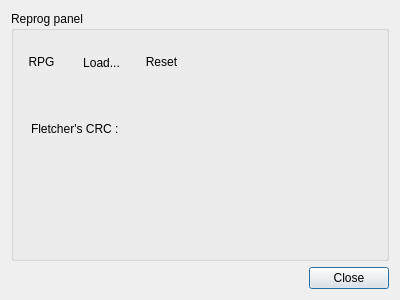
<?xml version="1.0" encoding="UTF-8"?>
<ui version="4.0">
 <class>ReprogDialog</class>
 <widget class="QDialog" name="ReprogDialog">
  <property name="geometry">
   <rect>
    <x>0</x>
    <y>0</y>
    <width>400</width>
    <height>300</height>
   </rect>
  </property>
  <property name="windowTitle">
   <string>Reprog</string>
  </property>
  <layout class="QVBoxLayout" name="verticalLayout">
   <item>
    <widget class="QGroupBox" name="groupBox">
     <property name="title">
      <string>Reprog panel</string>
     </property>
     <widget class="QToolButton" name="toolButton_reprog">
      <property name="geometry">
       <rect>
        <x>10</x>
        <y>30</y>
        <width>41</width>
        <height>41</height>
       </rect>
      </property>
      <property name="text">
       <string>RPG</string>
      </property>
      <property name="toolButtonStyle">
       <enum>Qt::ToolButtonTextUnderIcon</enum>
      </property>
      <property name="autoRaise">
       <bool>true</bool>
      </property>
     </widget>
     <widget class="QToolButton" name="toolButton_reset_2">
      <property name="geometry">
       <rect>
        <x>130</x>
        <y>30</y>
        <width>41</width>
        <height>41</height>
       </rect>
      </property>
      <property name="text">
       <string>Reset</string>
      </property>
      <property name="toolButtonStyle">
       <enum>Qt::ToolButtonTextUnderIcon</enum>
      </property>
      <property name="autoRaise">
       <bool>true</bool>
      </property>
     </widget>
     <widget class="QToolButton" name="toolButton_loadbin">
      <property name="geometry">
       <rect>
        <x>70</x>
        <y>31</y>
        <width>41</width>
        <height>41</height>
       </rect>
      </property>
      <property name="text">
       <string>Load...</string>
      </property>
      <property name="toolButtonStyle">
       <enum>Qt::ToolButtonTextUnderIcon</enum>
      </property>
      <property name="autoRaise">
       <bool>true</bool>
      </property>
     </widget>
     <widget class="QLabel" name="label">
      <property name="geometry">
       <rect>
        <x>20</x>
        <y>110</y>
        <width>111</width>
        <height>16</height>
       </rect>
      </property>
      <property name="text">
       <string>Fletcher's CRC :</string>
      </property>
     </widget>
     <widget class="QLabel" name="label_crc">
      <property name="geometry">
       <rect>
        <x>130</x>
        <y>110</y>
        <width>71</width>
        <height>16</height>
       </rect>
      </property>
      <property name="text">
       <string/>
      </property>
      <property name="textInteractionFlags">
       <set>Qt::LinksAccessibleByMouse|Qt::TextSelectableByKeyboard|Qt::TextSelectableByMouse</set>
      </property>
     </widget>
     <widget class="QLabel" name="label_error">
      <property name="geometry">
       <rect>
        <x>20</x>
        <y>150</y>
        <width>311</width>
        <height>41</height>
       </rect>
      </property>
      <property name="text">
       <string/>
      </property>
      <property name="wordWrap">
       <bool>true</bool>
      </property>
      <property name="textInteractionFlags">
       <set>Qt::LinksAccessibleByMouse|Qt::TextSelectableByKeyboard|Qt::TextSelectableByMouse</set>
      </property>
     </widget>
    </widget>
   </item>
   <item>
    <widget class="QDialogButtonBox" name="buttonBox">
     <property name="orientation">
      <enum>Qt::Horizontal</enum>
     </property>
     <property name="standardButtons">
      <set>QDialogButtonBox::Close</set>
     </property>
    </widget>
   </item>
  </layout>
 </widget>
 <resources/>
 <connections>
  <connection>
   <sender>buttonBox</sender>
   <signal>accepted()</signal>
   <receiver>ReprogDialog</receiver>
   <slot>accept()</slot>
   <hints>
    <hint type="sourcelabel">
     <x>248</x>
     <y>254</y>
    </hint>
    <hint type="destinationlabel">
     <x>157</x>
     <y>274</y>
    </hint>
   </hints>
  </connection>
  <connection>
   <sender>buttonBox</sender>
   <signal>rejected()</signal>
   <receiver>ReprogDialog</receiver>
   <slot>reject()</slot>
   <hints>
    <hint type="sourcelabel">
     <x>316</x>
     <y>260</y>
    </hint>
    <hint type="destinationlabel">
     <x>286</x>
     <y>274</y>
    </hint>
   </hints>
  </connection>
 </connections>
</ui>
